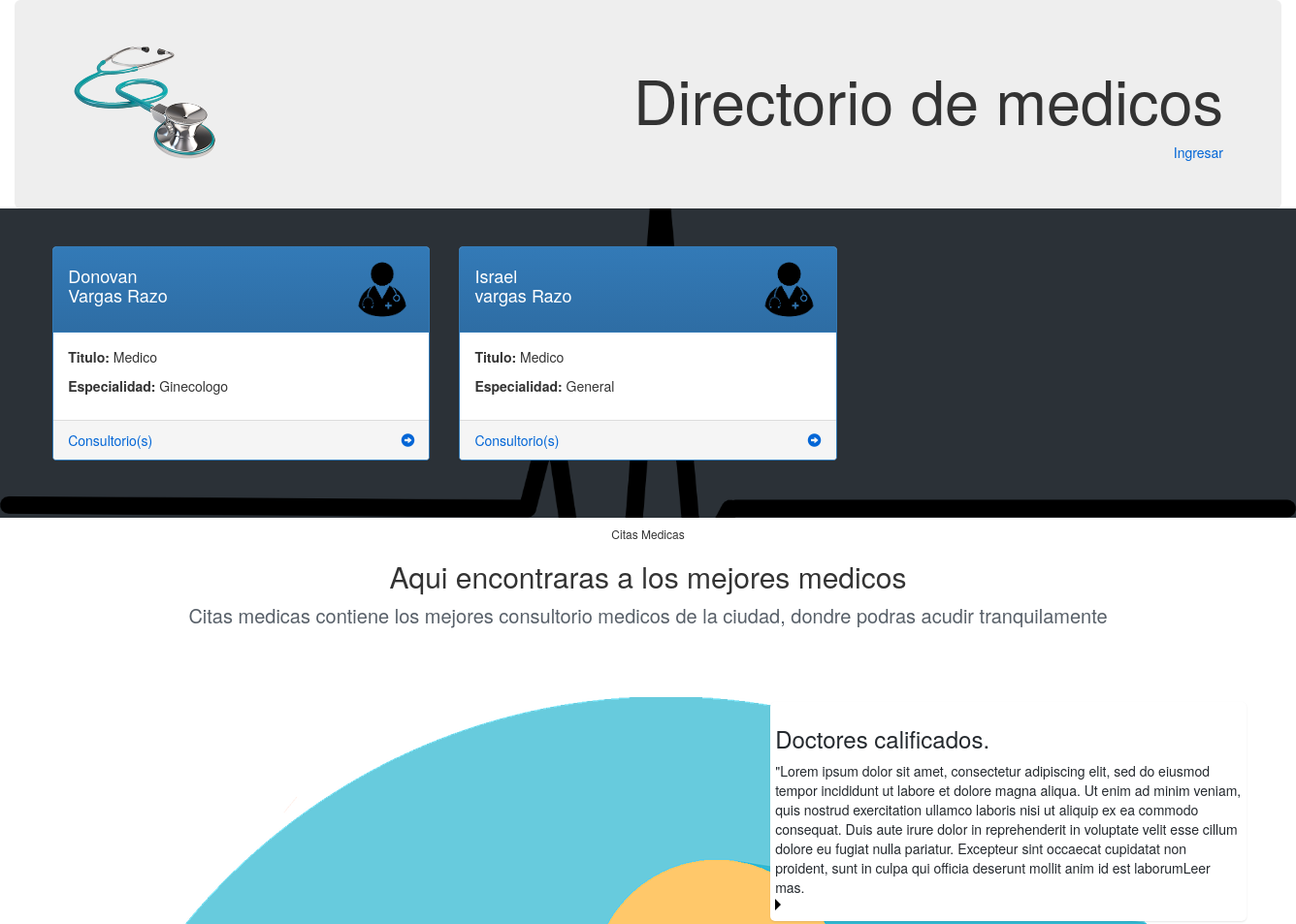
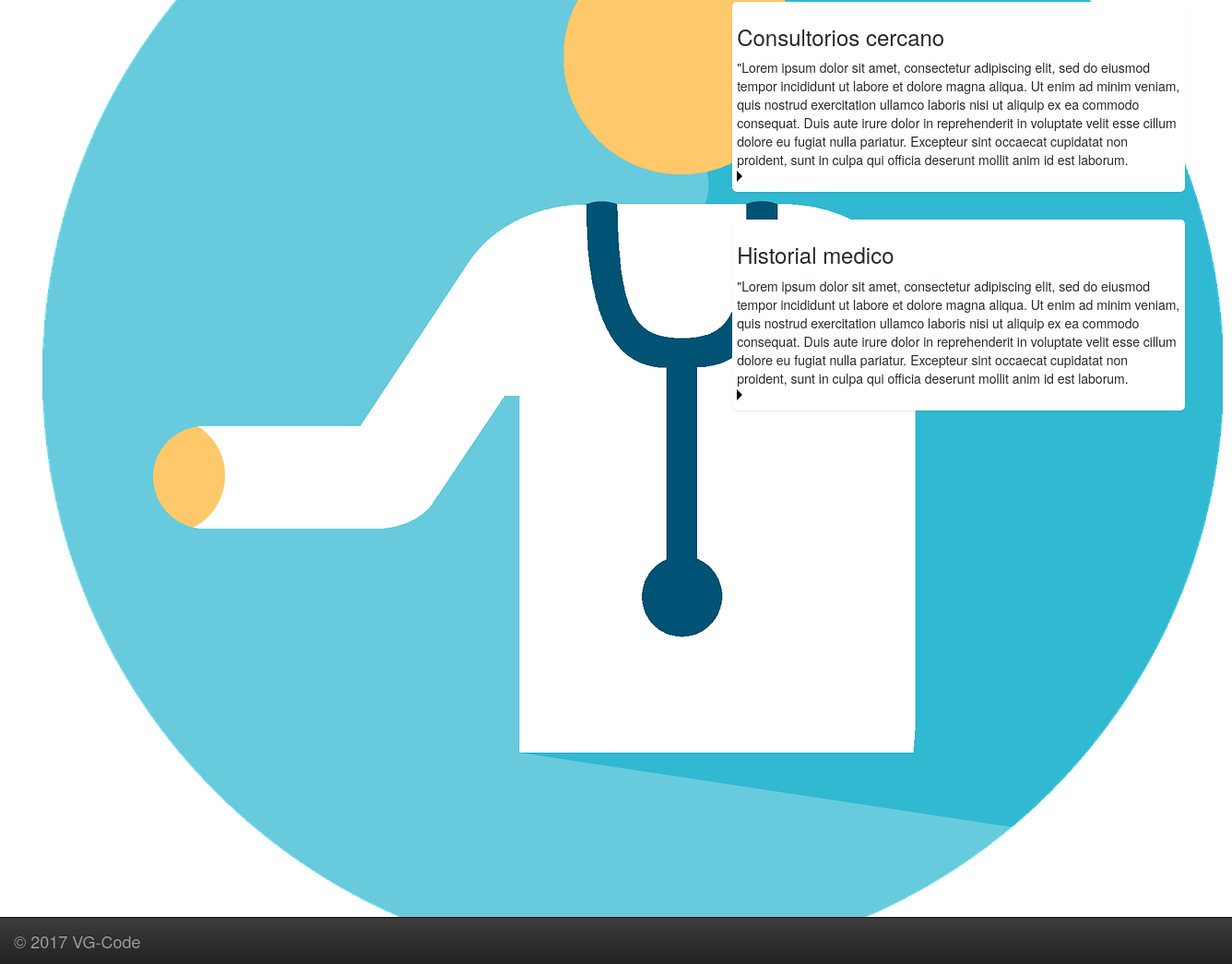
The page / on the database its author committed (2 pictures, top to bottom).
### citasmedicas/models.py (models this page shows, shortened)
class Doctor(models.Model):
    usuario = models.ForeignKey(User, on_delete=models.CASCADE,
                                related_name='doctor')
    nombres = models.CharField(max_length=100)
    apellido_paterno = models.CharField(max_length=50)
    apellido_materno = models.CharField(max_length=50, blank=True)
    titulo = models.CharField(max_length=100)
    especialidad = models.CharField(max_length=50, blank=True, null=True)
    cedula_profesional = models.CharField(max_length=8)
    cedula_especialidad = models.CharField(max_length=8)
    registro_ssa = models.CharField(max_length=8)
    class Meta(object):
        verbose_name_plural = 'Doctores'

### citasmedicas/views.py (the view)
# urls.py: url(r'^$', views.index, name='index'),
def index(request):
    doctores = Doctor.objects.all()
    return render(request,
                  'citasmedicas/index.html',
                  {'doctores': doctores})

### citasmedicas/templates/citasmedicas/index.html (shortened to what this page needs)
{% extends "citasmedicas/base.html" %}
{% load static %}
{% block content %}
<div class="container page">
    <div class="jumbotron text-right index_medic">
        <div class="row">
            <div class="col-xs-3">
                <img class="img-responsive" src="{% static 'citasmedicas/img/estetoscopio_consultas_1.png' %}">
            </div>
            <div class="col-xs-9">
                <h1>Directorio de medicos</h1>
                <a href="{% url 'login' %}">Ingresar</a>
            </div>
        </div>
    </div>
    <div class="row login-img">
        {% for doctor in doctores %}
        <div class="col-md-4 col-sm-6 col-xs-12">
            <div class="panel panel-primary doctor_card">
                <div class="panel-heading">
                    <div class="row">
                        <div class="col-xs-9">
                            <h4>{{doctor.nombres}}<br>{{doctor.apellido_paterno}} {{doctor.apellido_materno}}</h4>
                        </div>
                        <div class="col-xs-3">
                            <img class="img-responsive" src="{% static 'citasmedicas/img/doctor_79x79.png' %}">
                        </div>
                    </div>
                </div>
                <div class="panel-body">
                    <p><strong>Titulo:</strong> {{doctor.titulo}}</p>
                    <p><strong>Especialidad:</strong> {{doctor.especialidad}}</p>
                </div>
                <a href="#">
                    <div class="panel-footer">
                        <span class="pull-left">Consultorio(s)</span>
                        <span class="pull-right"><span class="glyphicon glyphicon-circle-arrow-right"></span></span>
                        <div class="clearfix"></div>
                    </div>
                </a>
            </div>
        </div>
        {% endfor %}
    </div>
    <div class="featurette">
  <div class="container-lg p-responsive pb-6">
    <h6 class="alt-h4 text-normal text-gray text-center">
      Citas Medicas
    </h6>
    <h2 class="alt-h1 lh-condensed mt-3 mb-2 text-center">
      Aqui encontraras a los mejores medicos
    </h2>
    <p class="lead text-center mx-auto">
      Citas medicas contiene los mejores consultorio medicos de la ciudad, dondre podras acudir tranquilamente
    </p>
  </div>
  <div class="container-xl p-responsive">
    <div class="position-relative overflow-hidden d-lg-flex pt-6">
      <div class="col-10 col-sm-7 mx-auto mx-lg-6 mb-sm-3">
        <img src="{% static 'citasmedicas/img/doctor-2411135_1280.png' %}" alt="" class="d-block width-fit mx-auto">
      </div>
      <div class="col-lg-5">
        <a href="/features/code-review" class="summarylink">
          <div class="summarylink-btn d-flex flex-justify-between flex-items-center f5 text-gray-dark rounded-1 p-sm-4 my-4 my-sm-0">
            <div class="col-10">
              <h3 class="alt-h3 mb-1">Doctores calificados.</h3>
              <p class="mb-0">"Lorem ipsum dolor sit amet, consectetur adipiscing elit, sed do eiusmod tempor incididunt ut labore et dolore magna aliqua. Ut enim ad minim veniam, quis nostrud exercitation ullamco laboris nisi ut aliquip ex ea commodo consequat. Duis aute irure dolor in reprehenderit in voluptate velit esse cillum dolore eu fugiat nulla pariatur. Excepteur sint occaecat cupidatat non proident, sunt in culpa qui officia deserunt mollit anim id est laborum<span class="text-blue">Leer mas.</span></p>
            </div>
            <svg aria-hidden="true" class="octicon octicon-triangle-right text-blue" height="16" version="1.1" viewBox="0 0 6 16" width="6"><path fill-rule="evenodd" d="M0 14l6-6-6-6z"></path></svg>
          </div>
        </a>
        <a href="/features/project-management" class="summarylink">
          <div class="summarylink-btn d-flex flex-justify-between flex-items-center f5 text-gray-dark rounded-1 p-sm-4 my-4 my-sm-0">
            <div class="col-10">
              <h3 class="alt-h3 mb-1">Consultorios cercano</h3>
              <p class="mb-0">"Lorem ipsum dolor sit amet, consectetur adipiscing elit, sed do eiusmod tempor incididunt ut labore et dolore magna aliqua. Ut enim ad minim veniam, quis nostrud exercitation ullamco laboris nisi ut aliquip ex ea commodo consequat. Duis aute irure dolor in reprehenderit in voluptate velit esse cillum dolore eu fugiat nulla pariatur. Excepteur sint occaecat cupidatat non proident, sunt in culpa qui officia deserunt mollit anim id est laborum.</span></p>
            </div>
            <svg aria-hidden="true" class="octicon octicon-triangle-right text-blue" height="16" version="1.1" viewBox="0 0 6 16" width="6"><path fill-rule="evenodd" d="M0 14l6-6-6-6z"></path></svg>
          </div>
        </a>
        <a href="/features/integrations" class="summarylink">
          <div class="summarylink-illustration">
          </div>
          <div class="summarylink-btn d-flex flex-justify-between flex-items-center f5 text-gray-dark rounded-1 p-sm-4 my-4 my-sm-0">
            <div class="col-10">
              <h3 class="alt-h3 mb-1">Historial medico</h3>
              <p class="mb-0">"Lorem ipsum dolor sit amet, consectetur adipiscing elit, sed do eiusmod tempor incididunt ut labore et dolore magna aliqua. Ut enim ad minim veniam, quis nostrud exercitation ullamco laboris nisi ut aliquip ex ea commodo consequat. Duis aute irure dolor in reprehenderit in voluptate velit esse cillum dolore eu fugiat nulla pariatur. Excepteur sint occaecat cupidatat non proident, sunt in culpa qui officia deserunt mollit anim id est laborum.</span></p>
            </div>
            <svg aria-hidden="true" class="octicon octicon-triangle-right text-blue" height="16" version="1.1" viewBox="0 0 6 16" width="6"><path fill-rule="evenodd" d="M0 14l6-6-6-6z"></path></svg>
          </div>
        </a>
      </div>
    </div>
  </div>
</div>
</div>
{% endblock %}

### citasmedicas/static/citasmedicas/css/vgcode.css (style rules this page uses)
a { color: #0366d6; text-decoration: none !important; background-color: transparent; }
.index_medic { width: 100%; margin-bottom: 0px; }
.page { position: absolute; width: 100%; left: 0; height: 94%; }
.login-img { padding: 3%; background: url("../img/heartbeat-304130.png"), #2b3137; background-position-x: 0%, 0%; background-position-y: 0%, 0%; background-size: auto auto, auto auto; background-position: center 10%; background-size: cover; }
.lead { margin-bottom: 30px; font-size: 20px; font-weight: 300; color: #586069; }
.container-lg { max-width: 1012px; margin-right: auto; margin-left: auto; }
.p-responsive { padding-right: 16px !important; padding-left: 16px !important; }
.p-responsive { padding-right: 40px !important; padding-left: 40px !important; }
.pb-6 { padding-bottom: 40px !important; }
.text-center { text-align: center !important; }
.mx-auto { margin-right: auto !important; margin-left: auto !important; }
.mb-0 { margin-bottom: 0 !important; }
p { margin-top: 0; margin-bottom: 10px; }
* { box-sizing: border-box; }
.f5 { font-size: 14px !important; }
.text-gray-dark { color: #24292e !important; }
.text-gray-dark { padding: 5px; margin: 5px; background-color: #fff; border-radius: 5px; box-shadow: 0 1px 2px rgba(0, 0, 0, 0.1); border-radius: 5px; -webkit-transition: all 0.6s cubic-bezier(0.165, 0.84, 0.44, 1); transition: all 0.6s cubic-bezier(0.165, 0.84, 0.44, 1); }

### rows shown on the page
Doctor: nombres "Donovan", apellido_paterno "Vargas", apellido_materno "Razo", titulo "Medico", especialidad "Ginecologo"
Doctor: nombres "Israel", apellido_paterno "vargas", apellido_materno "Razo", titulo "Medico", especialidad "General"
